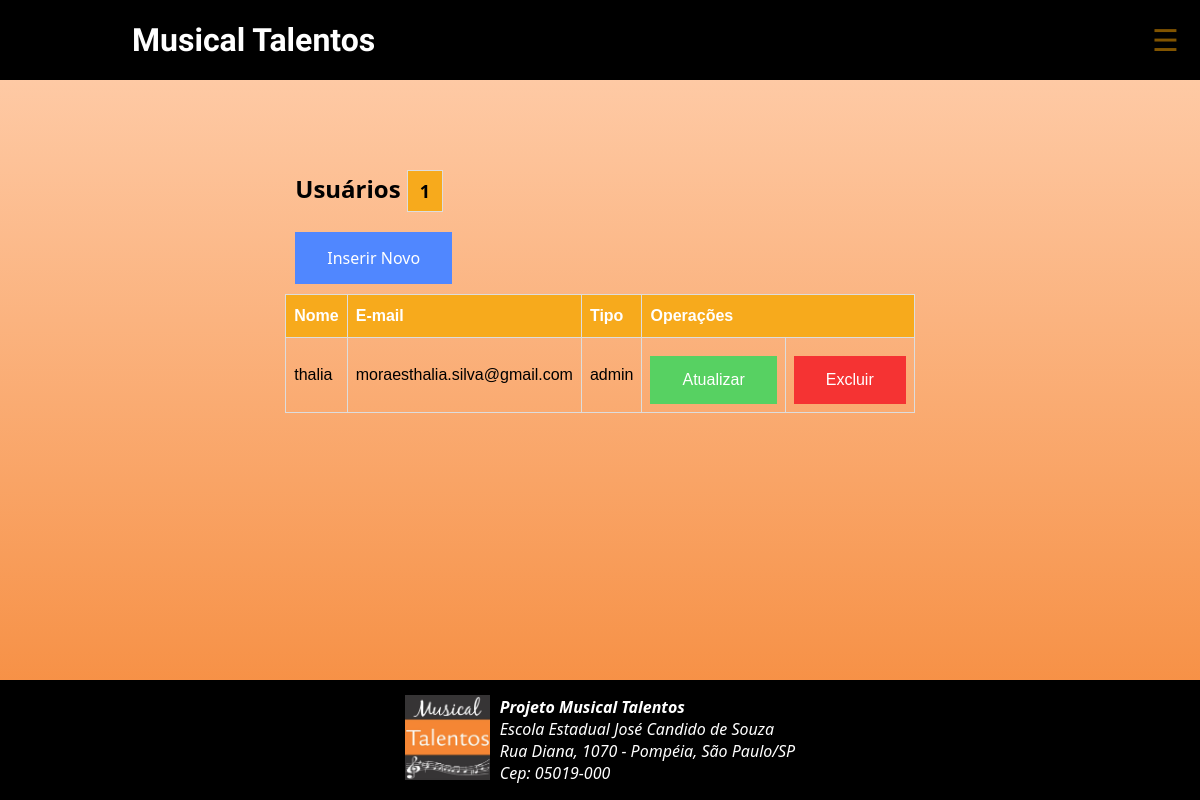
The app's page /admin/usuarios.php (signed in) with its own data.
### tables this page shows
CREATE TABLE `usuarios` (
  `id` smallint(6) NOT NULL,
  `nome` varchar(45) NOT NULL,
  `email` varchar(40) NOT NULL,
  `senha` varchar(255) NOT NULL,
  `tipo` enum('admin','editor') NOT NULL
);

### inc/funcoes-usuarios.php (called while the page is built, shortened)
<?php
function lerUsuarios(mysqli $conexao):array{
    $sql = "SELECT id, nome, email, tipo FROM usuarios ORDER BY nome";
    $resultado = mysqli_query($conexao, $sql) or die(mysqli_error($conexao));
    $usuarios = [];
    while($usuario = mysqli_fetch_assoc($resultado)){
        array_push($usuarios, $usuario);
    }
    return $usuarios;
}

### admin/usuarios.php (the view, shortened to what this page needs)
<?php
require "../inc/funcoes-usuarios.php";
require "../inc/cabecalho-admin.php";
$usuarios = lerUsuarios($conexao);
$quantidade = count($usuarios);
?>
<div class="conteudo limitador">
	<article class="">
		<h2>
		Usuários <span class="button-count"><?= $quantidade ?></span>
		</h2>
		<p>
				<a class="button-insere" href="usuario-insere.php">Inserir Novo</a>
		</p>
		<div class="">
			<table id="customers">
				<thead class="">
					<tr>
						<th>Nome</th>
						<th>E-mail</th>
						<th>Tipo</th>
						<th colspan="2" class="">Operações</th>
					</tr>
				</thead>
				<tbody>
<?php foreach( $usuarios as $usuario ) { ?>
					<tr>
						<td> <?=$usuario['nome']?> </td>
						<td> <?=$usuario['email']?> </td>
						<td> <?=$usuario['tipo']?> </td>
						<td class="">
							<a class="button-atualiza"
							href="usuario-atualiza.php?id=<?=$usuario['id']?>">
								Atualizar
							</a>
						</td>
						<td class="">
							<a class="button-exclui"
							href="usuario-exclui.php?id=<?=$usuario['id']?>">
								Excluir
							</a>
						</td>
					</tr>
<?php } ?>
				</tbody>
			</table>
	</div>
	</article>
</div>
<?php require "../inc/rodape-admin.php"; ?>

### inc/cabecalho-admin.php (shortened to what this page needs)
<!doctype html>
<html lang="pt-br">
<head>
  <link rel="stylesheet" href="../css/style.css">
</head>
<body>
  <header>
    <nav>
      <div class="menu navbar nav">
      <a class="navbar-brand" href="index.php">Musical Talentos</a>
            <button class="navbar-toggler" aria-expanded="false" aria-controls="navbarDropdown">
                <span>&#9776;</span>
            </button>
      </div>
    </nav>
  </header>
  <main class="conteudo limitador">

### inc/rodape-admin.php (shortened to what this page needs)
    </main>
    <footer>
    <a href="index.php"><img src="../imagens/rodape/logo-musical-talentos.jpg" alt="" width="85" height="85"></a>
        <address>
            <p><b>Projeto Musical Talentos</b><br>Escola Estadual José Candido de Souza<br>Rua Diana, 1070 - Pompéia, São Paulo/SP<br>Cep: 05019-000</p>
        </address>
    </footer>
</body>
</html>

### css/style.css (style rules this page uses)
* { padding: 0; margin: 0; box-sizing: border-box; }
body { font-family: 'Segoe UI', Tahoma, Geneva, Verdana, sans-serif; background: linear-gradient(to bottom, #ffd1b1, #f58634); display: flex; flex-direction: column; min-height: 100vh; }
.menu { background-color: rgb(0, 0, 0); width: 100%; height: 10vh; display: flex; justify-content: space-between; align-items: center; padding: 20px; }
.navbar { position: fixed; top: 0; right: 0; left: 0; z-index: 500; }
.navbar-brand { font-family: 'Berkshire Swash', cursive; font-size: 2rem; font-weight: 700; color: #ffffff; }
.navbar-toggler { background-color: transparent; border: 1px solid transparent; cursor: pointer; }
.navbar-toggler span { color: rgba(255, 166, 0, 0.507); font-size: 30px; pointer-events: none; }
[aria-controls="navbarDropdown"] { display: none; }
a { text-decoration: none; }
@media screen and (min-width: 1200px) { .navbar-brand { margin-left: 7rem; } }
@media screen and (max-width: 1200px) { [aria-controls="navbarDropdown"] { display: block; } }
.limitador { max-width: 1000px; margin: auto; text-align: justify; }
.conteudo { margin-top: 5rem; max-width: 700px; ; }
.conteudo p { font-size: 1.2rem; padding: 10px; }
footer { padding: 15px; background-color: black; color: white; display: flex; justify-content: center; align-items: center; height: 15vh; }
footer img { margin-right: 10px; }
main { flex: 1; }
img { max-width: 100%; }
h2 { margin-left: 10px; }
.button-atualiza { background-color: #57d162; border: none; color: rgb(255, 255, 255); padding: 15px 32px; text-align: center; text-decoration: none; display: inline-block; font-size: 16px; margin-top: 10px; }
.button-exclui { background-color: #f53333; border: none; color: rgb(255, 255, 255); padding: 15px 32px; text-align: center; text-decoration: none; display: inline-block; font-size: 16px; margin-top: 10px; }
.button-insere { background-color: #5087ff; border: none; color: rgb(255, 255, 255); padding: 15px 32px; text-align: center; text-decoration: none; display: inline-block; font-size: 16px; margin-top: 10px; }
.button-count { background-color: #f7aa1c; border: none; color: rgb(0, 0, 0); padding: 8px 12px; text-align: center; text-decoration: none; display: inline-block; font-size: 18px; margin-top: 10px; border: 1px solid #ddd; }
#customers { font-family: Arial, Helvetica, sans-serif; border-collapse: collapse; width: 100%; }
#customers td, #customers th { border: 1px solid #ddd; padding: 8px; }
#customers th { padding-top: 12px; padding-bottom: 12px; text-align: left; background-color: #f7aa1c; color: white; }

### records on screen
usuarios: nome "thalia", email "moraesthalia.silva@gmail.com", tipo "admin"

### other values on screen
$quantidade "1"
